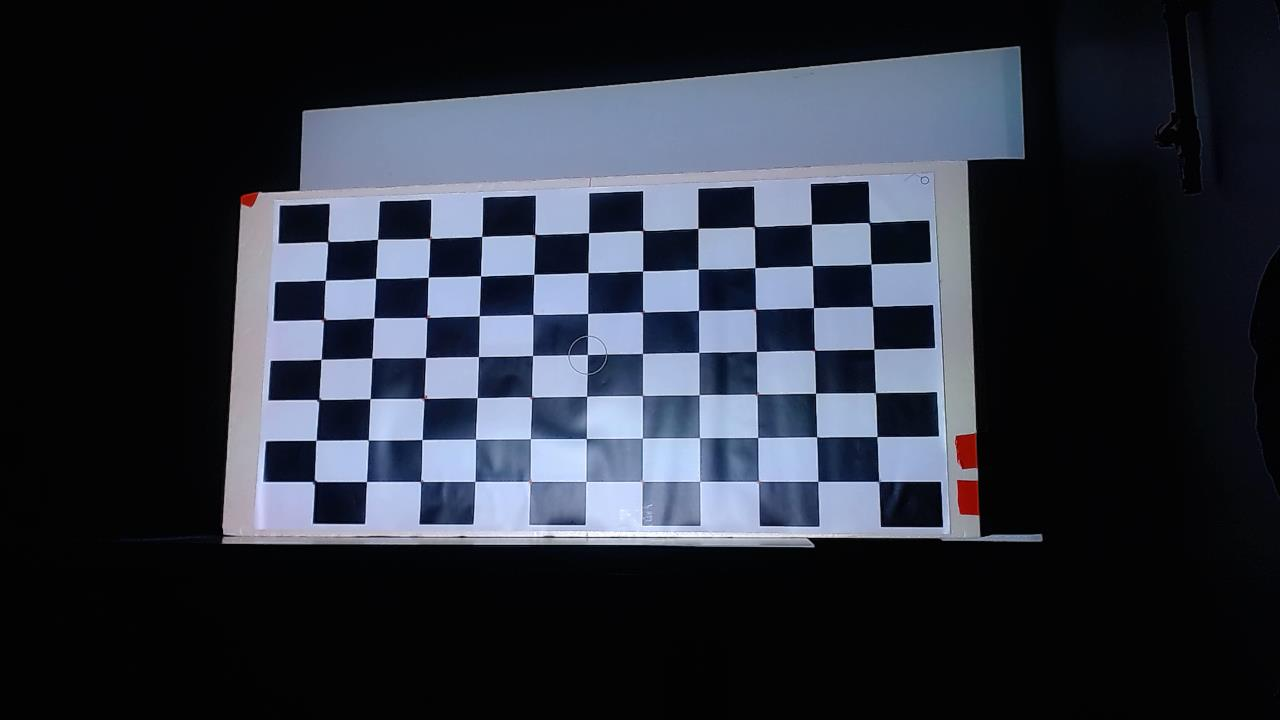
#> input picture img/damier0.jpg, 1280 x 720 px
$ python Calibration_recepteur.py
#> lines starting #> are read from the running program, lines starting #| are printed output that depends on the picture; after the words box and inside, x2 and y2 are one past the last pixel; in counts of white or black regions, pixels touching at a corner belong together
import cv2
import numpy as np
from pathlib import Path


REPO_ROOT = Path(__file__).resolve().parents[2]
OUTPUT_DIR = REPO_ROOT / "stockage"
IMAGE_Z0_PATH = REPO_ROOT / "img" / "damier0.jpg"
IMAGE_Z100_PATH = REPO_ROOT / "img" / "damier100.jpg"


def extraire_centroides(image_path, nb_points=21):
    img = cv2.imread(str(image_path))
    if img is None:
        return np.empty((0, 2), dtype=float)

    hsv = cv2.cvtColor(img, cv2.COLOR_BGR2HSV)

    lower_red1, upper_red1 = np.array([0, 100, 100]), np.array([10, 255, 255])
    lower_red2, upper_red2 = np.array([160, 100, 100]), np.array([180, 255, 255])
    mask = cv2.addWeighted(
        cv2.inRange(hsv, lower_red1, upper_red1),
        1.0,
        cv2.inRange(hsv, lower_red2, upper_red2),
        1.0,
        0,
    )

    mask = cv2.morphologyEx(mask, cv2.MORPH_OPEN, np.ones((3, 3), np.uint8))
    _, _, _, centroids = cv2.connectedComponentsWithStats(mask)
    tous_les_centroides = centroids[1:]

    rayon_securite = 20
    points_filtres = []

    for centroid in tous_les_centroides:
        est_trop_proche = False
        for point_filtre in points_filtres:
            if np.linalg.norm(centroid - point_filtre) < rayon_securite:
                est_trop_proche = True
                break

        if not est_trop_proche:
            points_filtres.append(centroid)

    if not points_filtres:
        return np.empty((0, 2), dtype=float)

    points_filtres = np.array(points_filtres, dtype=float)
    points_filtres = points_filtres[points_filtres[:, 1].argsort()]

    if len(points_filtres) < nb_points:
        print(f"ALERTE : seulement {len(points_filtres)} points trouves apres filtrage.")

    return points_filtres[:nb_points]


def sauvegarder_visualisation_points(image_path, points_2d, output_name):
    image = cv2.imread(str(image_path))
    if image is None:
        raise FileNotFoundError(f"Image introuvable : {image_path}")

    annotated = image.copy()

    for index, point in enumerate(points_2d, start=1):
        x_value = int(round(point[0]))
        y_value = int(round(point[1]))
        cv2.circle(annotated, (x_value, y_value), 12, (0, 255, 0), 2)
        cv2.circle(annotated, (x_value, y_value), 3, (0, 0, 255), -1)
        cv2.putText(
            annotated,
            str(index),
            (x_value + 8, y_value - 8),
            cv2.FONT_HERSHEY_SIMPLEX,
            0.6,
            (255, 0, 0),
            2,
            cv2.LINE_AA,
        )

    OUTPUT_DIR.mkdir(parents=True, exist_ok=True)
    output_path = OUTPUT_DIR / output_name
    cv2.imwrite(str(output_path), annotated)
    print(f"Visualisation des points sauvegardee : {output_path}")
    return output_path


def calculer_MRN(points_3d, points_2d):
    n = len(points_3d)
    b_matrix = np.zeros((2 * n, 11))
    c_vector = np.zeros((2 * n, 1))

    for i in range(n):
        x_value, y_value, z_value = points_3d[i]
        u_value, v_value = points_2d[i]

        b_matrix[2 * i] = [
            x_value,
            y_value,
            z_value,
            1,
            0,
            0,
            0,
            0,
            -u_value * x_value,
            -u_value * y_value,
            -u_value * z_value,
        ]
        c_vector[2 * i] = u_value

        b_matrix[2 * i + 1] = [
            0,
            0,
            0,
            0,
            x_value,
            y_value,
            z_value,
            1,
            -v_value * x_value,
            -v_value * y_value,
            -v_value * z_value,
        ]
        c_vector[2 * i + 1] = v_value

    bt_matrix = b_matrix.T
    xR = np.linalg.pinv(bt_matrix @ b_matrix) @ bt_matrix @ c_vector
    return np.append(xR, [1.0]).reshape(3, 4)


def analyser_physique(mrn):
    m3r_norm = mrn[2, :3]
    t3r_calcule = 1.0 / np.linalg.norm(m3r_norm)
    mr = t3r_calcule * mrn

    m1r, m2r, m3r = mr[0, :3], mr[1, :3], mr[2, :3]

    u0r = np.dot(m1r, m3r)
    v0r = np.dot(m2r, m3r)
    alpha_ur = -np.linalg.norm(np.cross(m1r, m3r))
    alpha_vr = np.linalg.norm(np.cross(m2r, m3r))

    r1r = (1 / alpha_ur) * (m1r - u0r * m3r)
    r2r = (1 / alpha_vr) * (m2r - v0r * m3r)
    r3r = m3r
    rr = np.vstack([r1r, r2r, r3r])

    theta = np.degrees(np.arcsin(-rr[2, 0]))
    psi = np.degrees(np.arctan2(rr[2, 1], rr[2, 2]))
    phi = np.degrees(np.arctan2(rr[1, 0], rr[0, 0]))

    np.savetxt(REPO_ROOT / "stockage" / "angles_exp.txt", (phi, theta, psi), fmt="%1.16e")
    np.savetxt(REPO_ROOT / "stockage" / "MR_physique.txt", mr, fmt="%1.16e")

    return mr, t3r_calcule, (u0r, v0r, alpha_ur, alpha_vr), (phi, theta, psi)


M_points_3d = np.array([
    [-0.47, 0.20625, 0], [-0.47, 0.06875, 0], [-0.47, -0.06875, 0], [-0.47, -0.20625, 0],
    [-0.276, 0.20625, 0], [-0.276, 0.06875, 0], [-0.276, -0.06875, 0], [-0.276, -0.20625, 0],
    [-0.092, 0.20625, 0], [-0.092, 0.06875, 0], [-0.092, -0.06875, 0], [-0.092, -0.20625, 0],
    [0.092, 0.20625, 0], [0.092, 0.06875, 0], [0.092, -0.06875, 0], [0.092, -0.20625, 0],
    [0.276, 0.20625, 0], [0.276, 0.06875, 0], [0.276, -0.06875, 0], [0.276, -0.20625, 0],
    [0.368, 0, 0],
    [-0.47, 0.20625, 0.1], [-0.47, 0.06875, 0.1], [-0.47, -0.06875, 0.1], [-0.47, -0.20625, 0.1],
    [-0.276, 0.20625, 0.1], [-0.276, 0.06875, 0.1], [-0.276, -0.06875, 0.1], [-0.276, -0.20625, 0.1],
    [-0.092, 0.20625, 0.1], [-0.092, 0.06875, 0.1], [-0.092, -0.06875, 0.1], [-0.092, -0.20625, 0.1],
    [0.092, 0.20625, 0.1], [0.092, 0.06875, 0.1], [0.092, -0.06875, 0.1], [0.092, -0.20625, 0.1],
    [0.276, 0.20625, 0.1], [0.276, 0.06875, 0.1], [0.276, -0.06875, 0.1], [0.276, -0.20625, 0.1],
    [0.368, 0, 0.1],
])


try:
    pts_2d_0 = extraire_centroides(IMAGE_Z0_PATH, nb_points=21)
#> in extraire_centroides, img is the input picture: shape (720, 1280, 3); mean B, G, R 60.6, 49.4, 44.8
#> in extraire_centroides, `hsv = cv2.cvtColor(img, cv2.COLOR_BGR2HSV)`: hsv: shape (720, 1280, 3); mean H, S, V 72.5, 65.9, 60.8
#> in extraire_centroides, `mask = cv2.addWeighted( cv2.inRange(hsv, lower_red1, upper_red1), 1.0,..`:
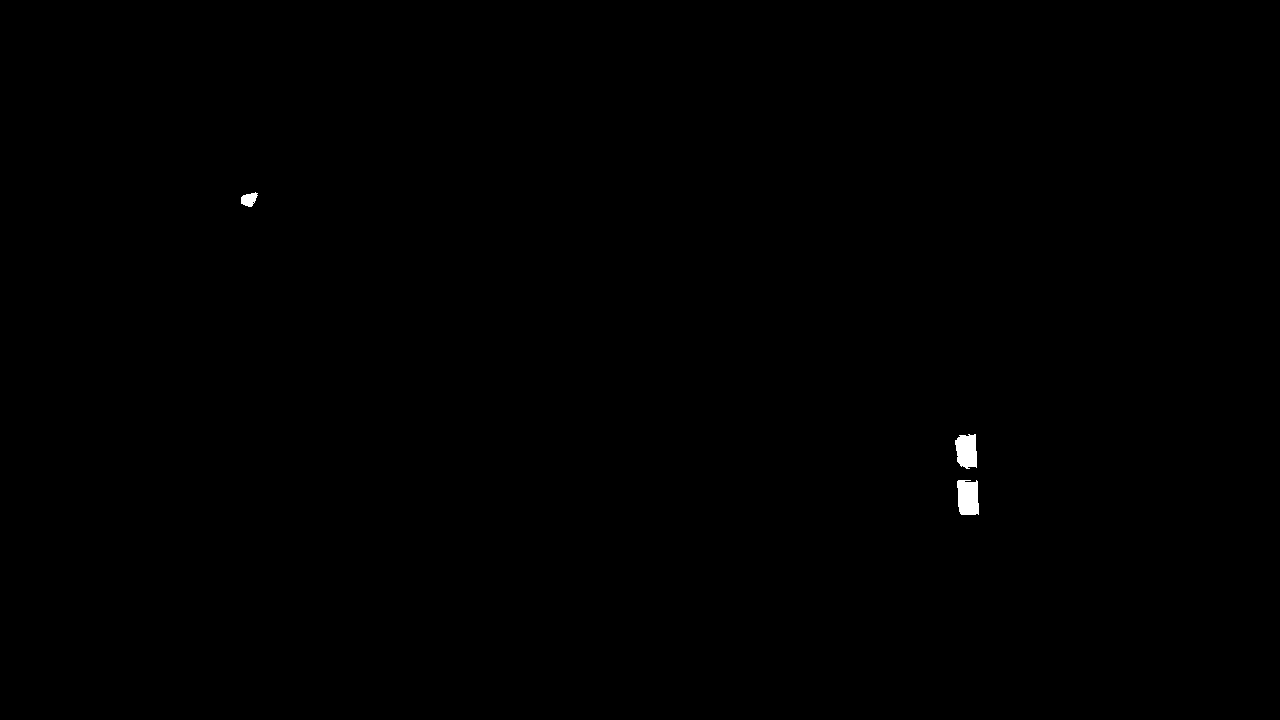
#> mask: shape (720, 1280); 0.16% white; 3 white regions, box (x1, y1, x2, y2) and area: (957, 480, 979, 515) 688, (955, 434, 977, 469) 628, (241, 192, 258, 207) 172
#> in extraire_centroides, `mask = cv2.morphologyEx(mask, cv2.MORPH_OPEN, np.ones((3, 3), np.uint8))`: mask: shape (720, 1280); 0.16% white; 3 white regions, box (x1, y1, x2, y2) and area: (957, 480, 979, 515) 678, (955, 435, 977, 468) 617, (241, 193, 257, 207) 167
#> in extraire_centroides, `_, _, _, centroids = cv2.connectedComponentsWithStats(mask)`: centroids = [[639.1, 359.4], [248.4, 199.1], [966.3, 450.5], [967.6, 497.4]]
#> in extraire_centroides, `tous_les_centroides = centroids[1:]`: tous_les_centroides = [[248.4, 199.1], [966.3, 450.5], [967.6, 497.4]]
#> the loop in extraire_centroides, `for centroid in tous_les_centroides:` made 3 passes
#| ALERTE : seulement 3 points trouves apres filtrage.
#> pts_2d_0 = [[248.4, 199.1], [966.3, 450.5], [967.6, 497.4]]
    pts_2d_100 = extraire_centroides(IMAGE_Z100_PATH, nb_points=21)
#> call 2 of extraire_centroides, with nb_points = 21
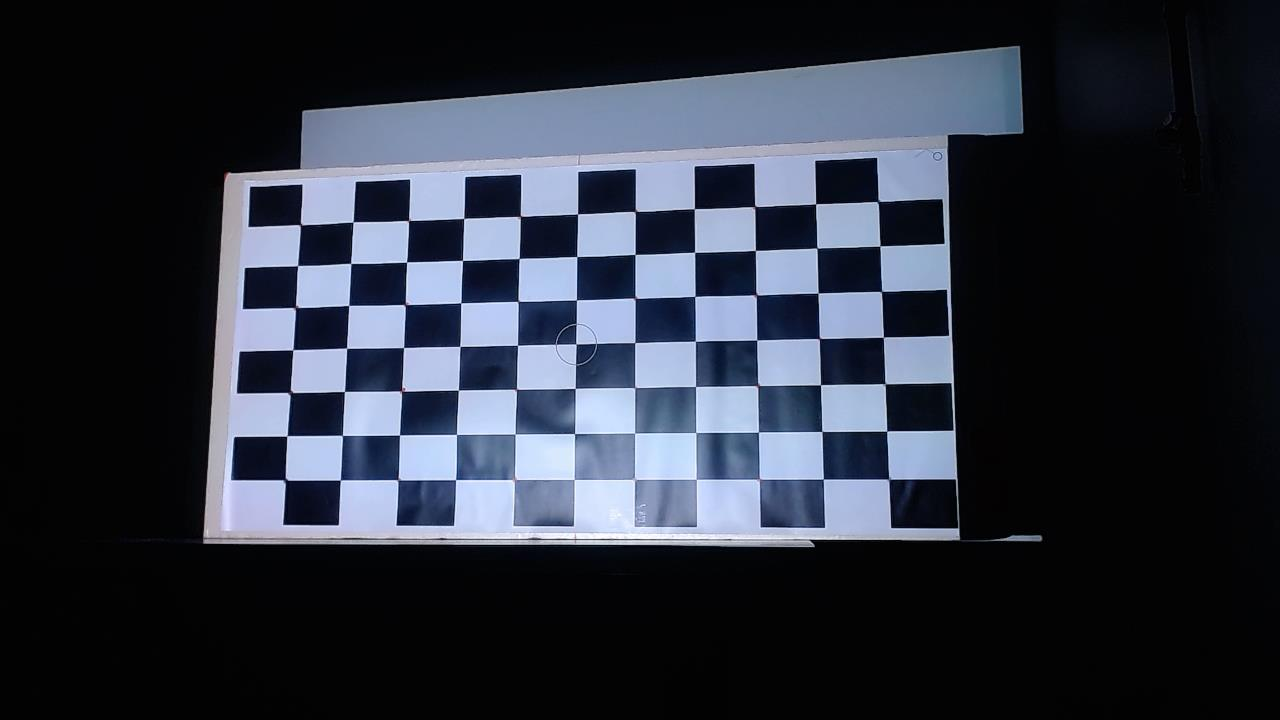
#> input picture img/damier100.jpg, 1280 x 720 px
#> in extraire_centroides, img is the input picture: shape (720, 1280, 3); mean B, G, R 60.9, 49.6, 44.6
#> in extraire_centroides (call 2), `hsv = cv2.cvtColor(img, cv2.COLOR_BGR2HSV)`: hsv: shape (720, 1280, 3); mean H, S, V 73.5, 69.3, 61
#> in extraire_centroides (call 2), `mask = cv2.addWeighted( cv2.inRange(hsv, lower_red1, upper_red1), 1.0,..`: mask: shape (720, 1280); every value is 0
#> in extraire_centroides (call 2), `_, _, _, centroids = cv2.connectedComponentsWithStats(mask)`: centroids = [[639.5, 359.5]]
#> in extraire_centroides (call 2), `tous_les_centroides = centroids[1:]`: tous_les_centroides = empty array
#> after the loop in extraire_centroides (call 2), `for centroid in tous_les_centroides:`: points_filtres = []

    sauvegarder_visualisation_points(
        IMAGE_Z0_PATH,
        pts_2d_0,
        "calibration_recepteur_points_z0.png",
    )
#> the loop in sauvegarder_visualisation_points, `for index, point in enumerate(points_2d, start=1):` made 3 passes
#> (point, x_value, y_value) on passes 1 to 3: ([248.4, 199.1], 248, 199), ([966.3, 450.5], 966, 451), ([967.6, 497.4], 968, 497)
#> after the loop in sauvegarder_visualisation_points, `for index, point in enumerate(points_2d, start=1):`:
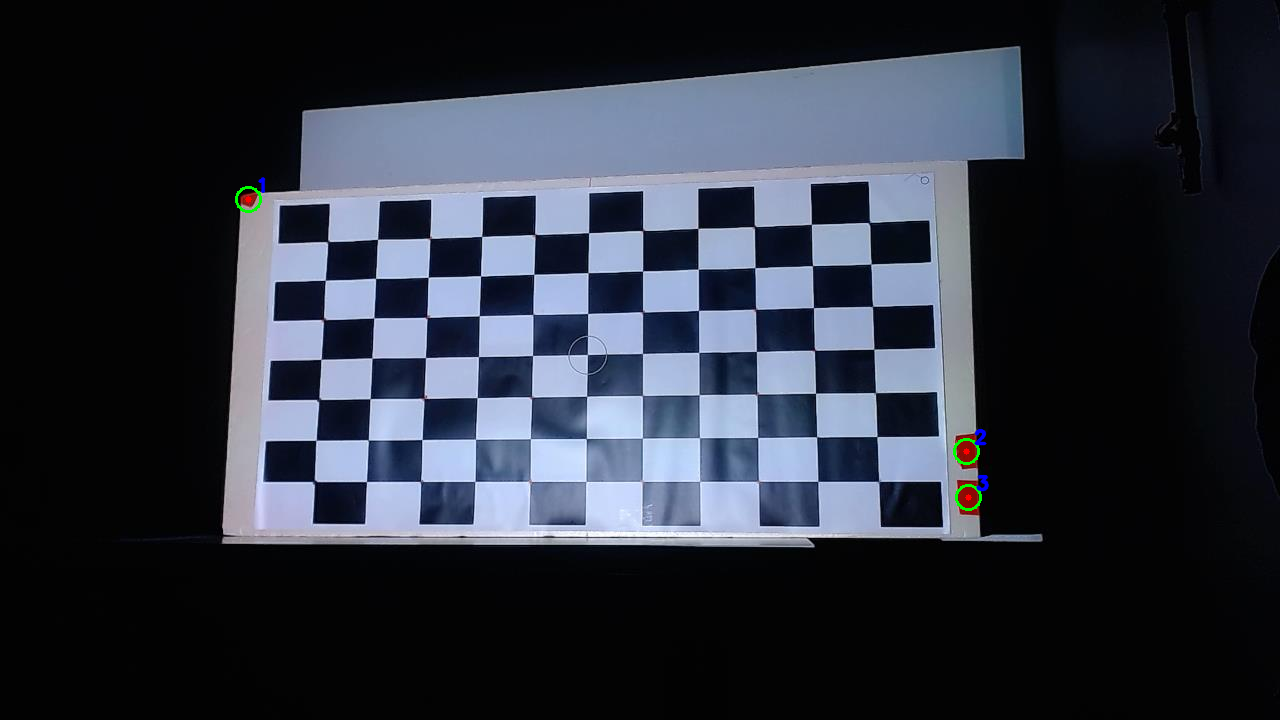
#> annotated: shape (720, 1280, 3); 0.13% of pixels changed, all inside (x1, y1, x2, y2) = (235, 177, 990, 511)
    sauvegarder_visualisation_points(
        IMAGE_Z100_PATH,
        pts_2d_100,
        "calibration_recepteur_points_z100.png",
    )

    mR_points_2d = np.vstack((pts_2d_0, pts_2d_100))
#> mR_points_2d = [[248.4, 199.1], [966.3, 450.5], [967.6, 497.4]]
#> the loop in calculer_MRN, `for i in range(n):` made 4 passes
#> after the loop in calculer_MRN, `for i in range(n):`: c_vector = 84 values, max 967.6 at index 4, min 0 at index 6, mean 39.63
    MRN_finale = calculer_MRN(M_points_3d, mR_points_2d)
    MR, t3R, intrinseques, angles = analyser_physique(MRN_finale)

    print("-" * 30)
    print("coefficient t3R :", t3R)
    print("MATRICE MR :\n", MR)
    print("-" * 30)
    print(f"Centre optique : u0={intrinseques[0]:.2f}, v0={intrinseques[1]:.2f}")
    print(f"Focales (px)  : alpha_u={intrinseques[2]:.2f}, alpha_v={intrinseques[3]:.2f}")
    print("-" * 30)
    print("ANGLES D'ORIENTATION (Degres) :")
    print(f"Phi (Lacet)    : {angles[0]:.2f} deg")
    print(f"Theta (Tangage): {angles[1]:.2f} deg")
    print(f"Psi (Roulis)   : {angles[2]:.2f} deg")

except Exception as e:
    print("Erreur lors de l'acquisition :", e)
